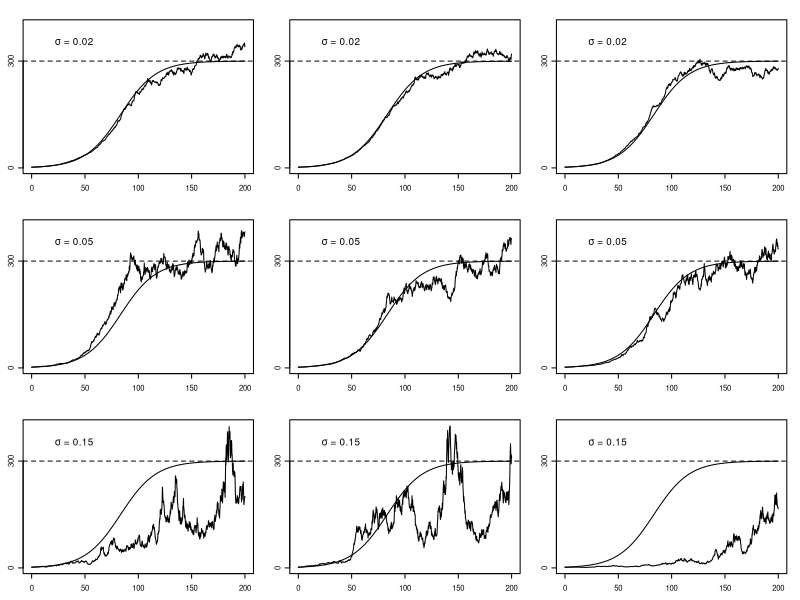

The R script that drew this image:
# logistic.R
# Figure 9.4
# simulating logistic SDE

f <- function(t) {
	K*2/(2+(K-2)*exp(-r*t))
}
 
par(mfrow=c(3,3),mar=c(2,1.75,1.5,1),tck=-.03,mgp=c(3,.5,0),cex.axis=0.7)
r <- 0.06; K <- 300
T <- 200; n <- 1000
for (k in 1:3) {
	sigma <- 0.02
x <- numeric(n+1)
x[1] <- 2
for (i in 2:(n+1)) {
	x[i] <- x[i-1] + r*x[i-1]*(1-x[i-1]/K)*T/n + sigma*x[i-1]*sqrt(T/n)*rnorm(1)
}
plot(seq(0,T,T/n),x,type="l",xlab="",ylab="",yaxt="n", ylim=c(0,400))
axis(2,c(0,300))
plot(f,0,T, add =TRUE)
abline(h = K,lty=2)
text(40,355,expression(paste(sigma," = 0.02")),cex=0.9)
}
for (k in 1:3) {
	sigma <- 0.05
x <- numeric(n+1)
x[1] <- 2
for (i in 2:(n+1)) {
	x[i] <- x[i-1] + r*x[i-1]*(1-x[i-1]/K)*T/n + sigma*x[i-1]*sqrt(T/n)*rnorm(1)
}
plot(seq(0,T,T/n),x,type="l",xlab="",ylab="",yaxt="n", ylim=c(0,400))
axis(2,c(0,300))
plot(f,0,T, add =TRUE)
abline(h = K,lty=2)
text(40,355,expression(paste(sigma," = 0.05")),cex=0.9)
}
for (k in 1:3) {
	sigma <- 0.15
x <- numeric(n+1)
x[1] <- 2
for (i in 2:(n+1)) {
	x[i] <- x[i-1] + r*x[i-1]*(1-x[i-1]/K)*T/n + sigma*x[i-1]*sqrt(T/n)*rnorm(1)
}
plot(seq(0,T,T/n),x,type="l",xlab="",ylab="",yaxt="n", ylim=c(0,400))
axis(2,c(0,300))
plot(f,0,T, add =TRUE)
abline(h = K,lty=2)
text(40,355,expression(paste(sigma," = 0.15")),cex=0.9)
}
